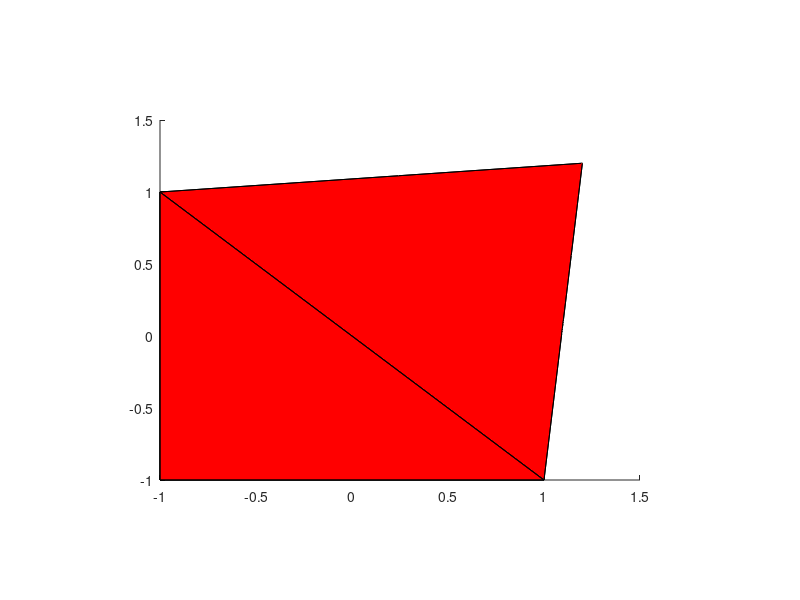

Reproduce this figure in MATLAB. (Note: this script raises an error after producing the figure.)
format compact
axes('Position',[0.2 0.2 0.6 0.6]);
vert = [-1 -1 -1;  1 -1 -1;  1  1 -1; -1  1 -1;
         -1 -1  1;  1 -1  1;  1.2  1.2  1.2; -1  1  1];
fac = [1 2 3 4; ...
    5 6 8 8; ...
    1 2 6 5; ...
    2 3 6 6; ...
    3 4 8 8; ...
    4 1 5 8; ...
    6 7 8 8; ...
    3 7 6 6; ...
    8 7 3 3];
patch('Faces',fac,'Vertices',vert,'FaceColor','r');
material shiny;
alpha(0.8);
alphamap('rampdown');
view(30,30);